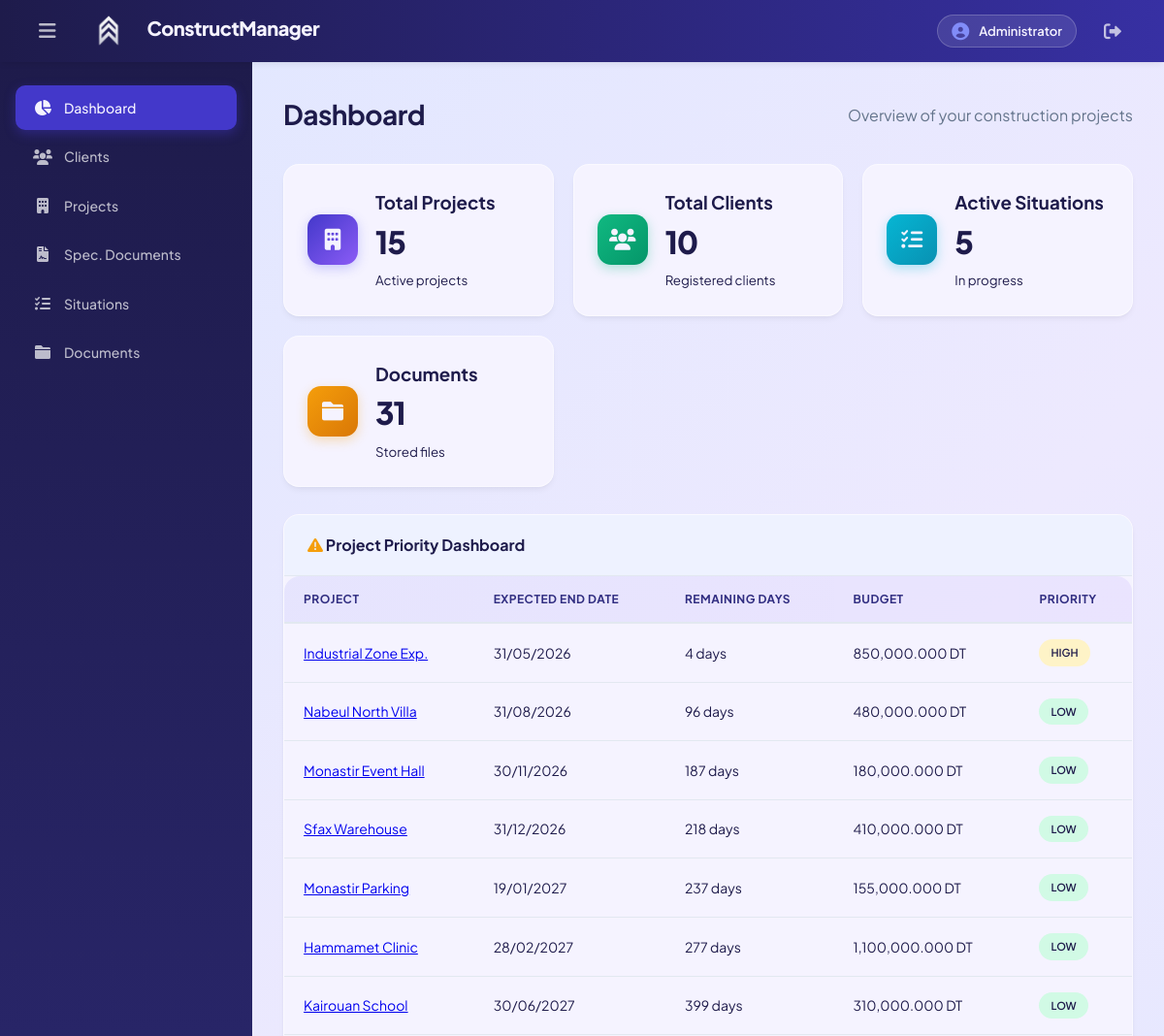
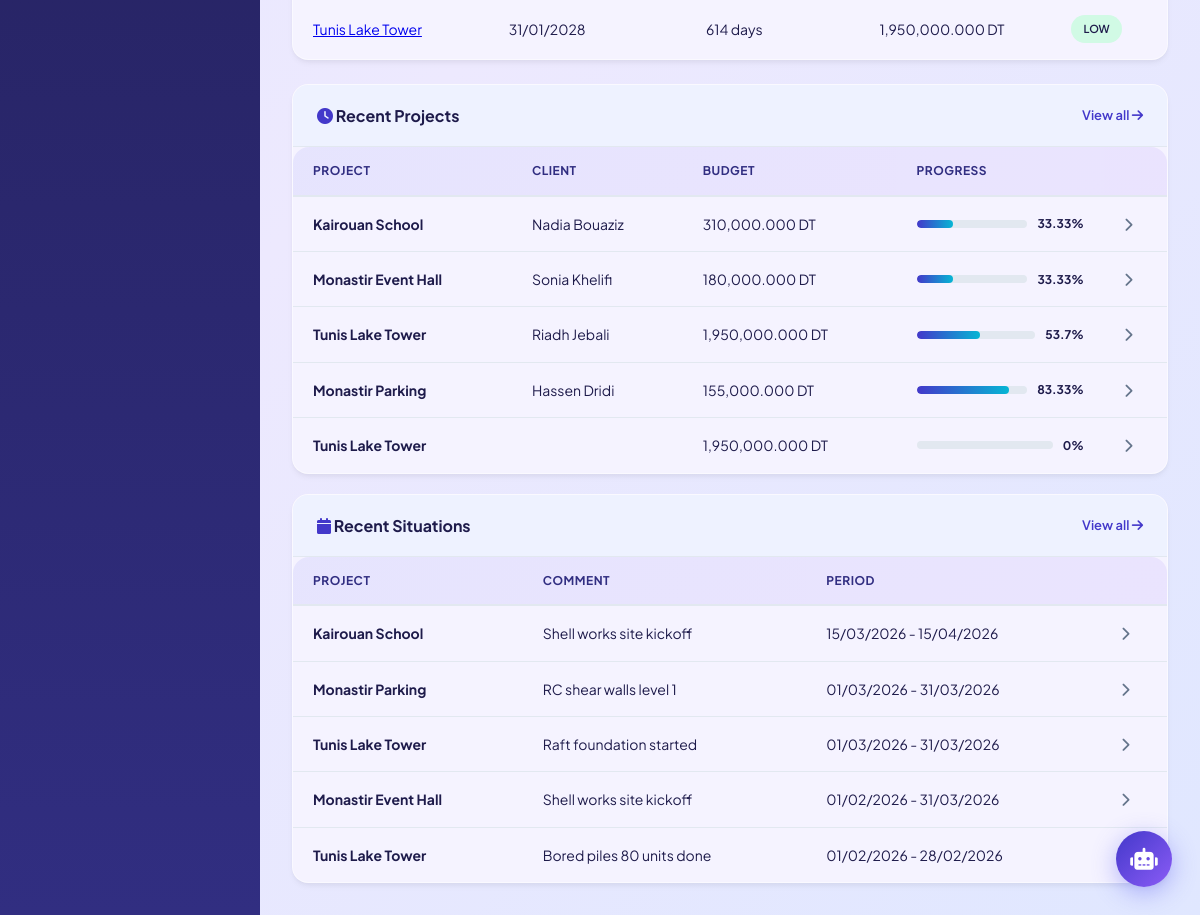
Page /index.php (signed in) on the committed database (2 pictures, top to bottom).
### tables this page shows
CREATE TABLE Project (
    Project_id INT NOT NULL,
    Client_id INT NOT NULL,
    SD_id INT,
    Project_name VARCHAR(20),
    Budget DECIMAL(10,3),
    Project_start_date DATE,
    Project_expected_end_date DATE,
    PRIMARY KEY (Project_id),
    FOREIGN KEY (Client_id) REFERENCES Client(Client_id),
    FOREIGN KEY (SD_id) REFERENCES SD(SD_id)
);

CREATE TABLE Client (
    Client_id INT NOT NULL,
    First_name VARCHAR(20),
    Last_name VARCHAR(20),
    Address VARCHAR(30),
    PRIMARY KEY (Client_id)
);

CREATE TABLE Situation (
    Situation_id INT NOT NULL,
    Project_id INT NOT NULL,
    Comments VARCHAR(100),
    Start_date DATE,
    End_date DATE,
    PRIMARY KEY (Situation_id),
    FOREIGN KEY (Project_id) REFERENCES Project(Project_id)
);

### models/Project.php (called while the page is built, shortened)
<?php
class Project {
    private $conn;
    private $table_name = "Project";
    public function __construct($db) {
        $this->conn = $db;
    }
    public function read() {
        $query = "SELECT p.*, c.First_name, c.Last_name, c.Address, s.Version
                  FROM " . $this->table_name . " p
                  LEFT JOIN Client c ON p.Client_id = c.Client_id
                  LEFT JOIN SD s ON p.SD_id = s.SD_id
                  ORDER BY p.Project_start_date DESC";
        $stmt = $this->conn->prepare($query);
        $stmt->execute();
        return $stmt;
    }
    public function getProjectPriorities() {
        $query = "SELECT p.Project_id, p.Project_name, p.Project_expected_end_date, p.Budget,
                         DATEDIFF(p.Project_expected_end_date, CURDATE()) as remaining_days,
                         CASE
                             WHEN DATEDIFF(p.Project_expected_end_date, CURDATE()) < 0 THEN 'OVERDUE'
                             WHEN DATEDIFF(p.Project_expected_end_date, CURDATE()) <= 30 THEN 'HIGH'
                             WHEN DATEDIFF(p.Project_expected_end_date, CURDATE()) <= 60 THEN 'MEDIUM'
                             ELSE 'LOW'
                         END as priority
                  FROM Project p
                  WHERE p.Project_expected_end_date >= CURDATE() OR DATEDIFF(p.Project_expected_end_date, CURDATE()) IS NULL
                  ORDER BY remaining_days ASC";
        $stmt = $this->conn->prepare($query);
        $stmt->execute();
        return $stmt->fetchAll(PDO::FETCH_ASSOC);
    }
}
?>

### models/Client.php (called while the page is built, shortened)
<?php
class Client {
    private $conn;
    private $table_name = "Client";
    public function __construct($db) {
        $this->conn = $db;
    }
    public function read() {
        $query = "SELECT c.*, COUNT(p.Project_id) as project_count
                  FROM " . $this->table_name . " c
                  LEFT JOIN Project p ON c.Client_id = p.Client_id
                  GROUP BY c.Client_id
                  ORDER BY c.Client_id";
        $stmt = $this->conn->prepare($query);
        $stmt->execute();
        return $stmt;
    }
}
?>

### models/Situation.php (called while the page is built, shortened)
<?php
class Situation {
    private $conn;
    private $table_name = "Situation";
    public function __construct($db) {
        $this->conn = $db;
    }
    public function read() {
        $query = "SELECT s.*, p.Project_name
                  FROM " . $this->table_name . " s
                  LEFT JOIN Project p ON s.Project_id = p.Project_id
                  ORDER BY s.Start_date DESC";
        $stmt = $this->conn->prepare($query);
        $stmt->execute();
        return $stmt;
    }
}
?>

### models/Document.php (called while the page is built, shortened)
<?php
class Document {
    private $conn;
    private $table_name = "Document";
    public function __construct($db) {
        $this->conn = $db;
    }
    public function read() {
        $query = "SELECT d.*, p.Project_name
                  FROM " . $this->table_name . " d
                  LEFT JOIN Project p ON d.Project_id = p.Project_id
                  ORDER BY d.Upload_date DESC";
        $stmt = $this->conn->prepare($query);
        $stmt->execute();
        return $stmt;
    }
}
?>

### views/dashboard.php (the view, shortened to what this page needs)
<?php
require_once 'views/layout/header.php';
require_once 'views/layout/sidebar.php';
?>
<div class="dashboard-container">
    <div class="page-header">
        <h2>Dashboard</h2>
        <p class="text-muted">Overview of your construction projects</p>
    </div>
    <div class="stats-grid">
        <div class="stat-card">
            <div class="stat-icon">
                <i class="fas fa-building"></i>
            </div>
            <div class="stat-content">
                <h3>Total Projects</h3>
                <p class="stat-number"><?php echo $stats['total_projects']; ?></p>
                <small>Active projects</small>
            </div>
        </div>
        <div class="stat-card">
            <div class="stat-icon">
                <i class="fas fa-users"></i>
            </div>
            <div class="stat-content">
                <h3>Total Clients</h3>
                <p class="stat-number"><?php echo $stats['total_clients']; ?></p>
                <small>Registered clients</small>
            </div>
        </div>
        <div class="stat-card">
            <div class="stat-icon">
                <i class="fas fa-tasks"></i>
            </div>
            <div class="stat-content">
                <h3>Active Situations</h3>
                <p class="stat-number"><?php echo $stats['active_situations']; ?></p>
                <small>In progress</small>
            </div>
        </div>
        <div class="stat-card">
            <div class="stat-icon">
                <i class="fas fa-folder"></i>
            </div>
            <div class="stat-content">
                <h3>Documents</h3>
                <p class="stat-number"><?php echo $stats['total_documents']; ?></p>
                <small>Stored files</small>
            </div>
        </div>
    </div>
    <div class="dashboard-panel" style="margin-bottom: 24px;">
        <div class="panel-header">
            <h3><i class="fas fa-exclamation-triangle text-warning"></i> Project Priority Dashboard</h3>
        </div>
        <div class="panel-content">
            <div class="table-responsive">
                <table class="data-table">
                    <thead>
                        <tr>
                            <th>Project</th>
                            <th>Expected End Date</th>
                            <th>Remaining Days</th>
                            <th>Budget</th>
                            <th>Priority</th>
                        </tr>
                    </thead>
                    <tbody>
                        <?php if(empty($project_priorities)): ?>
                        <tr>
                            <td colspan="5" style="text-align: center; color: var(--gray);">No projects found</td>
                        </tr>
                        <?php else: ?>
                        <?php foreach($project_priorities as $proj): ?>
                        <?php
                            $priority_bg = '';
                            if($proj['priority'] == 'OVERDUE') {
                                $priority_class = 'text-danger';
                                $priority_bg = '#fee2e2';
                            } elseif($proj['priority'] == 'HIGH') {
                                $priority_bg = '#fef3c7';
                            } elseif($proj['priority'] == 'MEDIUM') {
                                $priority_class = 'text-info';
                                $priority_bg = '#dbeafe';
                            } else {
                                $priority_bg = '#d1fae5';
                            }
                        ?>
                        <tr>
                            <td>
                                <a href="index.php?controller=project&action=view&id=<?php echo $proj['Project_id']; ?>" class="work-link">
                                    <?php echo htmlspecialchars($proj['Project_name']); ?>
                                </a>
                            </td>
                            <td><?php echo $proj['Project_expected_end_date'] ? date('d/m/Y', strtotime($proj['Project_expected_end_date'])) : '-'; ?></td>
                            <td>
                                <?php if($proj['remaining_days'] !== null): ?>
                                    <?php if($proj['remaining_days'] < 0): ?>
                                        <span class="text-danger"><?php echo abs($proj['remaining_days']); ?> days overdue</span>
                                    <?php else: ?>
                                        <?php echo $proj['remaining_days']; ?> days
                                    <?php endif; ?>
                                <?php else: ?>
                                    -
                                <?php endif; ?>
                            </td>
                            <td><?php echo number_format($proj['Budget'], 3); ?> DT</td>
                            <td>
                                <span class="badge" style="background: <?php echo $priority_bg; ?>; color: var(--dark);">
                                    <?php echo $proj['priority']; ?>
                                </span>
                            </td>
                        </tr>
                        <?php endforeach; ?>
                        <?php endif; ?>
                    </tbody>
                </table>
            </div>
        </div>
    </div>
    <div class="dashboard-grid">
        <div class="dashboard-panel">
            <div class="panel-header">
                <h3><i class="fas fa-clock text-primary"></i> Recent Projects</h3>
                <a href="index.php?controller=project&action=index" class="view-all">
                    View all <i class="fas fa-arrow-right"></i>
                </a>
            </div>
            <div class="panel-content">
                <div class="table-responsive">
                    <table class="data-table">
                        <thead>
                            <tr>
                                <th>Project</th>
                                <th>Client</th>
                                <th>Budget</th>
                                <th>Progress</th>
                                <th></th>
                            </tr>
                        </thead>
                        <tbody>
                            <?php foreach($recent_projects as $project): ?>
                            <tr onclick="window.location='index.php?controller=project&action=view&id=<?php echo $project['Project_id']; ?>'">
                                <td>
                                    <strong><?php echo htmlspecialchars($project['Project_name']); ?></strong>
                                </td>
                                <td><?php echo htmlspecialchars(($project['First_name'] ?? '') . ' ' . ($project['Last_name'] ?? '')); ?></td>
                                <td><?php echo number_format($project['Budget'], 3); ?> DT</td>
                                <td>
                                    <div class="progress-container">
                                        <div class="progress-bar">
                                            <div class="progress-fill" style="width: <?php echo $project['progress'] ?? 0; ?>%"></div>
                                        </div>
                                        <span class="progress-text"><?php echo $project['progress'] ?? 0; ?>%</span>
                                    </div>
                                </td>
                                <td>
                                    <i class="fas fa-chevron-right text-gray"></i>
                                </td>
                            </tr>
                            <?php endforeach; ?>
                        </tbody>
                    </table>
                </div>
            </div>
        </div>
        <div class="dashboard-panel">
            <div class="panel-header">
                <h3><i class="fas fa-calendar text-primary"></i> Recent Situations</h3>
                <a href="index.php?controller=situation&action=index" class="view-all">
                    View all <i class="fas fa-arrow-right"></i>
                </a>
            </div>
            <div class="panel-content">
                <div class="table-responsive">
                    <table class="data-table">
                        <thead>
                            <tr>
                                <th>Project</th>
                                <th>Comment</th>
                                <th>Period</th>
                                <th></th>
                            </tr>
                        </thead>
                        <tbody>
                            <?php foreach($recent_situations as $situation): ?>
                            <tr onclick="window.location='index.php?controller=situation&action=view&id=<?php echo $situation['Situation_id']; ?>'">
                                <td>
                                    <strong><?php echo htmlspecialchars($situation['Project_name']); ?></strong>
                                </td>
                                <td><?php echo htmlspecialchars($situation['Comments']); ?></td>
                                <td>
                                    <?php echo date('d/m/Y', strtotime($situation['Start_date'])); ?> -
                                    <?php echo date('d/m/Y', strtotime($situation['End_date'])); ?>
                                </td>
                                <td>
                                    <i class="fas fa-chevron-right text-gray"></i>
                                </td>
                            </tr>
                            <?php endforeach; ?>
                        </tbody>
                    </table>
                </div>
            </div>
        </div>
    </div>
</div>
<?php require_once 'views/layout/footer.php'; ?>

### rows in the picture
project: Project_name "Industrial Zone Exp.", Project_expected_end_date "31/05/2026", remaining_days "4", Budget "850,000.000", priority "HIGH"
project: Project_name "Nabeul North Villa", Project_expected_end_date "31/08/2026", remaining_days "96", Budget "480,000.000", priority "LOW"
project: Project_name "Monastir Event Hall", Project_expected_end_date "30/11/2026", remaining_days "187", Budget "180,000.000", priority "LOW", Client.Last_name "Sonia Khelifi", progress "33.33"
project: Project_name "Sfax Warehouse", Project_expected_end_date "31/12/2026", remaining_days "218", Budget "410,000.000", priority "LOW"
project: Project_name "Monastir Parking", Project_expected_end_date "19/01/2027", remaining_days "237", Budget "155,000.000", priority "LOW", Client.Last_name "Hassen Dridi", progress "83.33"
project: Project_name "Hammamet Clinic", Project_expected_end_date "28/02/2027", remaining_days "277", Budget "1,100,000.000", priority "LOW"
project: Project_name "Kairouan School", Project_expected_end_date "30/06/2027", remaining_days "399", Budget "310,000.000", priority "LOW", Client.Last_name "Nadia Bouaziz", progress "33.33"
project: Project_name "Tunis Lake Tower", Project_expected_end_date "31/01/2028", remaining_days "614", Budget "1,950,000.000", priority "LOW", Client.Last_name "Riadh Jebali", progress "53.7", progress "0"
situation: Project.Project_name "Kairouan School", Comments "Shell works site kickoff", Start_date "15/03/2026", End_date "15/04/2026"
situation: Project.Project_name "Monastir Parking", Comments "RC shear walls level 1", Start_date "01/03/2026", End_date "31/03/2026"
situation: Project.Project_name "Tunis Lake Tower", Comments "Raft foundation started", Start_date "01/03/2026", End_date "31/03/2026"
situation: Project.Project_name "Monastir Event Hall", Comments "Shell works site kickoff", Start_date "01/02/2026", End_date "31/03/2026"
situation: Project.Project_name "Tunis Lake Tower", Comments "Bored piles 80 units done", Start_date "01/02/2026", End_date "28/02/2026"

### other values in the picture
$stats['total_projects'] "15"
$stats['total_clients'] "10"
$stats['active_situations'] "5"
$stats['total_documents'] "31"
